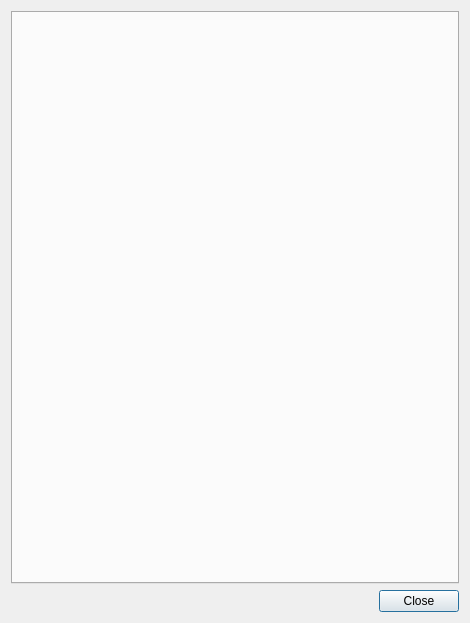
<?xml version="1.0" encoding="UTF-8"?>
<ui version="4.0">
 <class>HighscoresWindowUi</class>
 <widget class="QDialog" name="HighscoresWindowUi">
  <property name="geometry">
   <rect>
    <x>0</x>
    <y>0</y>
    <width>470</width>
    <height>623</height>
   </rect>
  </property>
  <property name="windowTitle">
   <string>Highscores</string>
  </property>
  <layout class="QVBoxLayout" name="verticalLayout">
   <item>
    <widget class="QTabWidget" name="tabWidget">
     <property name="currentIndex">
      <number>-1</number>
     </property>
    </widget>
   </item>
   <item>
    <widget class="QDialogButtonBox" name="buttonBox">
     <property name="orientation">
      <enum>Qt::Horizontal</enum>
     </property>
     <property name="standardButtons">
      <set>QDialogButtonBox::Close</set>
     </property>
     <property name="centerButtons">
      <bool>false</bool>
     </property>
    </widget>
   </item>
  </layout>
 </widget>
 <resources/>
 <connections>
  <connection>
   <sender>buttonBox</sender>
   <signal>accepted()</signal>
   <receiver>HighscoresWindowUi</receiver>
   <slot>accept()</slot>
   <hints>
    <hint type="sourcelabel">
     <x>248</x>
     <y>254</y>
    </hint>
    <hint type="destinationlabel">
     <x>157</x>
     <y>274</y>
    </hint>
   </hints>
  </connection>
  <connection>
   <sender>buttonBox</sender>
   <signal>rejected()</signal>
   <receiver>HighscoresWindowUi</receiver>
   <slot>reject()</slot>
   <hints>
    <hint type="sourcelabel">
     <x>316</x>
     <y>260</y>
    </hint>
    <hint type="destinationlabel">
     <x>286</x>
     <y>274</y>
    </hint>
   </hints>
  </connection>
 </connections>
</ui>
